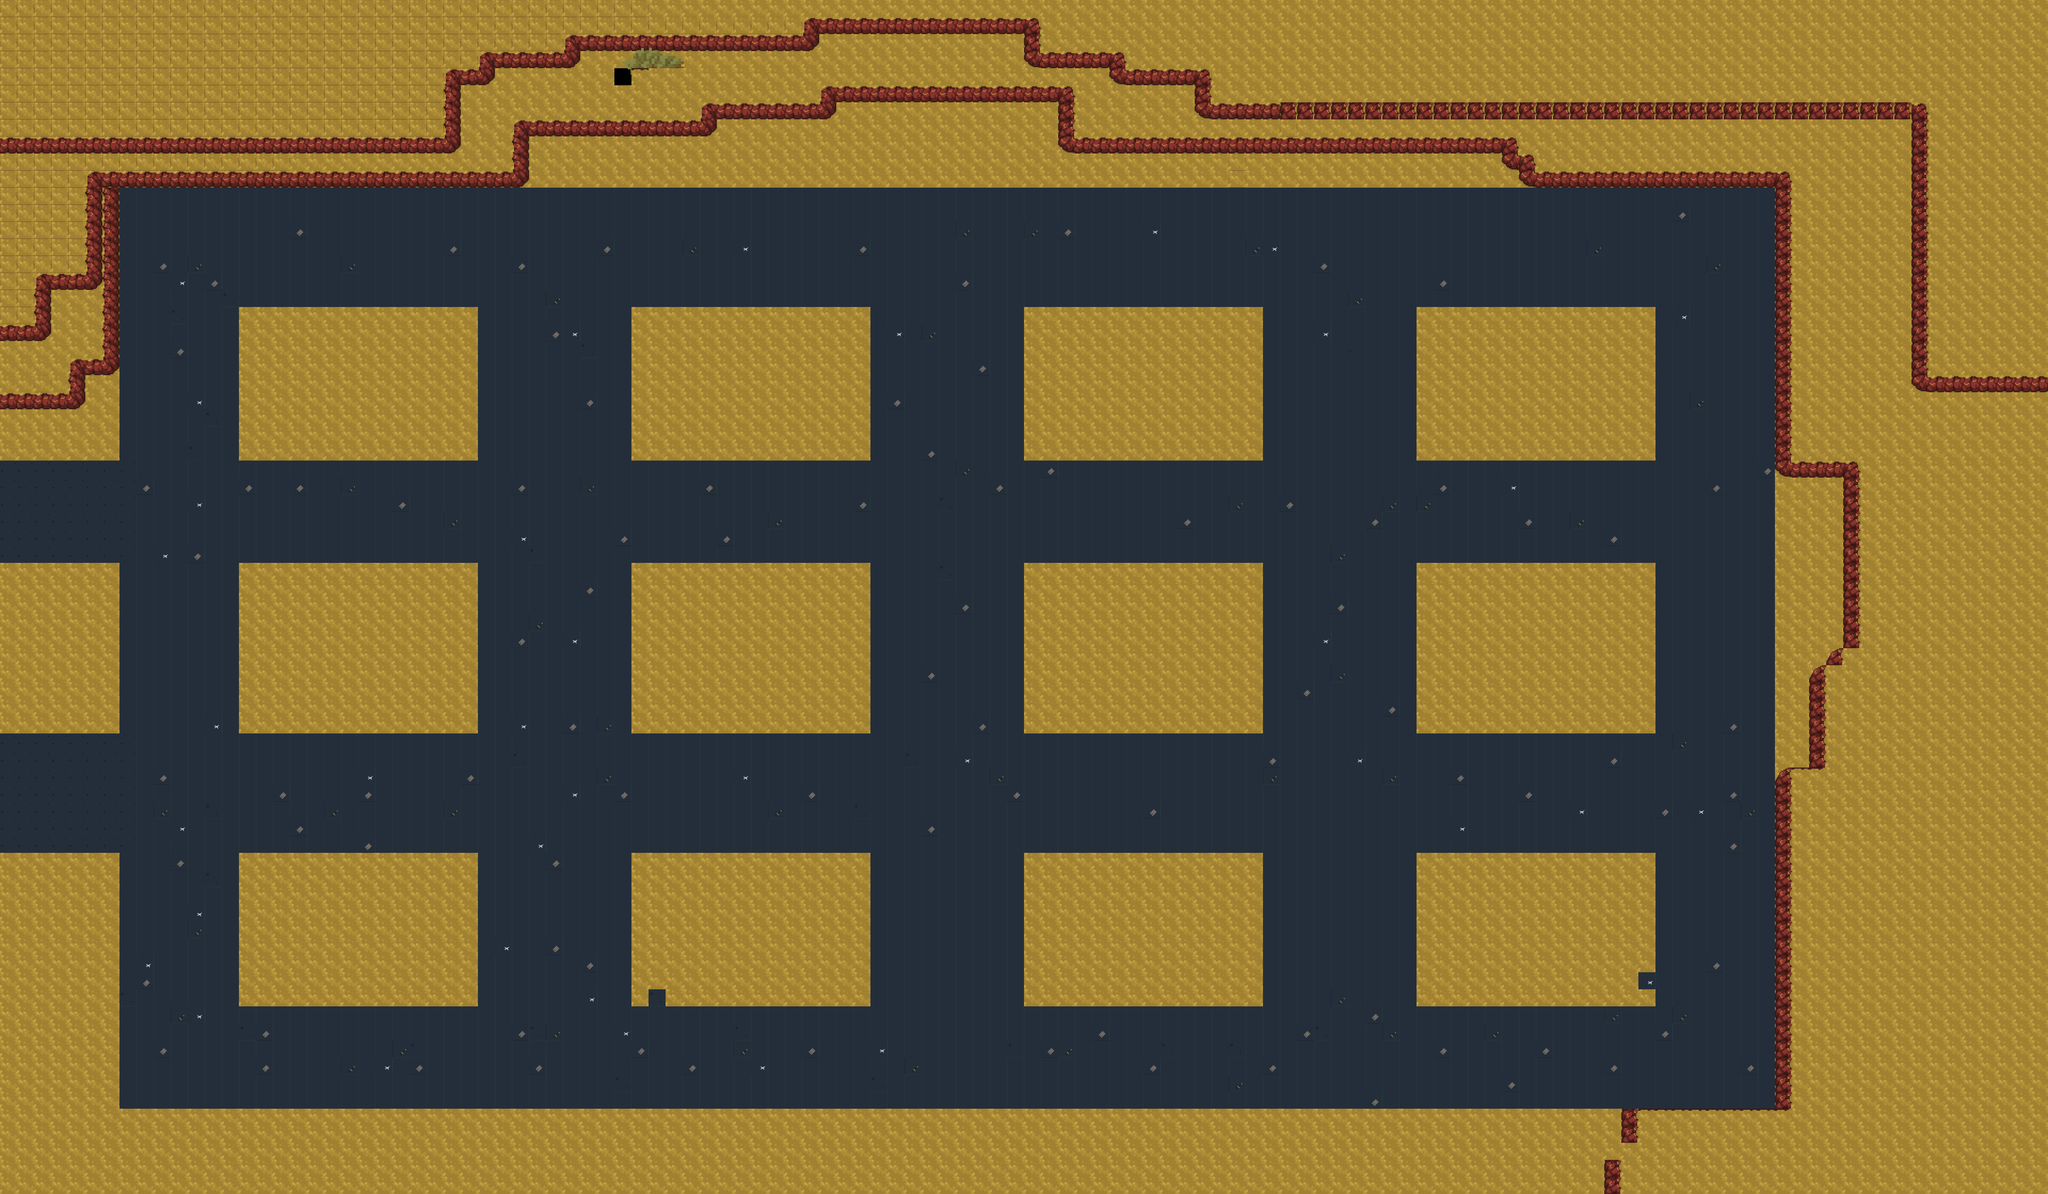

Below is a game level as drawn by its tile map, then a one-line description and the .tmx that defines it (tile-layer data replaced by summaries):
An orthogonal 120x70 tile map with 64x64 px tiles, 1 tile layer (Ground), 6 tilesets and 583 objects (8x Enemy, Player).

<map version="1.10" tiledversion="1.12.1" orientation="orthogonal" renderorder="right-down" width="120" height="70" tilewidth="64" tileheight="64" infinite="0" nextlayerid="10" nextobjectid="2182">
 <tileset firstgid="1" source="../tilesets/world_tileset.tsx" />
 <tileset firstgid="211" source="../tilesets/Objects.tsx" />
 <tileset firstgid="272" source="../tilesets/Wall.tsx" />
 <tileset firstgid="528" source="../tilesets/new_tileset.tsx" />
 <tileset firstgid="738" source="../tilesets/with water.tsx" />
 <tileset firstgid="948" source="../tilesets/city.tsx" />
 <layer id="1" name="Ground" width="120" height="70">
  <data>[8400 cells, 8400 non-empty, 24 distinct tile ids]</data>
 </layer>
 <objectgroup id="4" name="Entities">
  <object id="1298" name="Player" x="2715.44" y="2823.31">
   <point />
  </object>
  <object id="1299" name="Enemy" x="708" y="2524">
   <point />
  </object>
  <object id="1495" name="Enemy" x="3532" y="3992">
   <point />
  </object>
  <object id="1496" name="Enemy" x="5032" y="1976">
   <point />
  </object>
  <object id="1497" name="Enemy" x="5032" y="3520">
   <point />
  </object>
  <object id="1498" name="Enemy" x="2104" y="3584">
   <point />
  </object>
  <object id="1499" name="Enemy" x="3592" y="968">
   <point />
  </object>
  <object id="1500" name="Enemy" x="2136" y="1968">
   <point />
  </object>
  <object id="1501" name="Enemy" x="6432" y="2488">
   <point />
  </object>
 </objectgroup>
 <objectgroup id="2" name="Transitions" locked="1" />
 <objectgroup id="9" name="Collisions">
  <object id="1300" x="904.03" y="1156.9" width="886.607" height="570.199" />
  <object id="1301" x="2365.36" y="1152.9" width="898.607" height="578.199" />
  <object id="1302" x="3842.03" y="1162.9" width="899.94" height="570.199" />
  <object id="1303" x="5310.03" y="1146.9" width="891.455" height="570.199" />
  <object id="1304" x="901.03" y="3208.9" width="887.94" height="570.199" />
  <object id="1305" x="2369.03" y="3203.57" width="883.94" height="579.532" />
  <object id="1306" x="3845.09" y="3208.84" width="888.061" height="570.199" />
  <object id="1307" x="5307.03" y="3198.9" width="900.546" height="570.199" />
  <object id="1309" x="894.03" y="2114.9" width="899.94" height="636.199" />
  <object id="1310" x="2365.18" y="2118.26" width="877.94" height="592.866" />
  <object id="1312" x="5310.64" y="2106.14" width="899.94" height="636.199" />
  <object id="1381" x="3849.03" y="1158.03" width="887.94" height="570.199" />
  <object id="1406" x="5307.61" y="3202.42" width="899.94" height="570.199" />
  <object id="1407" x="5314.61" y="3197.55" width="887.94" height="570.199" />
  <object id="1502" x="3845.18" y="2117.93" width="891.455" height="627.775" />
  <object id="1503" x="6659.12" y="703.203" width="891.455" height="3443.05" />
  <object id="1504" x="-445.727" y="718.475" width="891.455" height="3443.05" />
  <object id="1505" x="-37.7275" y="-977.525" width="7843.45" height="1683.05" />
  <object id="1506" x="-113.725" y="4142.48" width="7971.45" height="1683.05" />
 </objectgroup>
 <objectgroup id="3" name="Objects1" />
 <objectgroup id="8" name="Objects2">
  <object id="1421" gid="253" x="890.242" y="1725.14" width="606.273" height="690.182" />
  <object id="1422" gid="253" x="2360.89" y="3748.96" width="606.273" height="652.182" />
  <object id="1423" gid="253" x="5312.89" y="1722.96" width="606.273" height="690.182" />
  <object id="1424" gid="254" x="922.363" y="3754.55" width="828" height="706.333" />
  <object id="1425" gid="255" x="5659.03" y="2754.05" width="602" height="552" />
  <object id="1426" gid="255" x="3835.03" y="3632.05" width="602" height="552" />
  <object id="1427" gid="255" x="2731.03" y="1577.38" width="552.667" height="529.333" />
  <object id="1428" gid="255" x="892.121" y="2516.05" width="602" height="552" />
  </objectgroup>
</map>
<!-- 547 of 583 objects omitted -->
